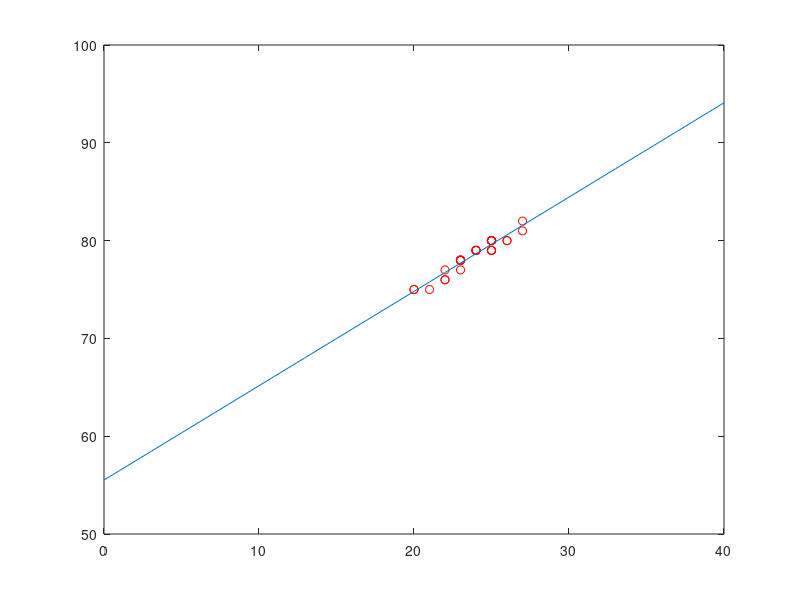

Write the MATLAB code that produced this figure.
#ex2 lab4

X=[20,20,21,22,22,22,23,23,23,23,23,23,24,24,24,24,24,25,25,25,25,25,25,25,25,25,26,26,27,27]
Y=[75,75,75,76,76,77,77,78,78,78,78,78,79,79,79,79,79,79,79,79,80,80,80,80,80,80,80,80,81,82]
#a)mediile
mX = mean(X)
mY = mean(Y)
#b)dispersiile
vX = var(X)
vY = var(Y)
#c)covarianta
covar = cov(X,Y)
#d) coeficientul de corelatie
coef = corrcoef(X,Y)
#e)sa se reprezinte pe acelasi grafic norul de puncte si dreapta de regresie
P = polyfit(X,Y,1)
plot(X,Y,'or')
hold on
z=0:1:40;
plot(z, polyval(P, z))
#f) sa se prognozeze valoarea lui y pentru x =2.5 si x =3.
val1 = polyval(P, 2.5)
val2 = polyval(P, 3)